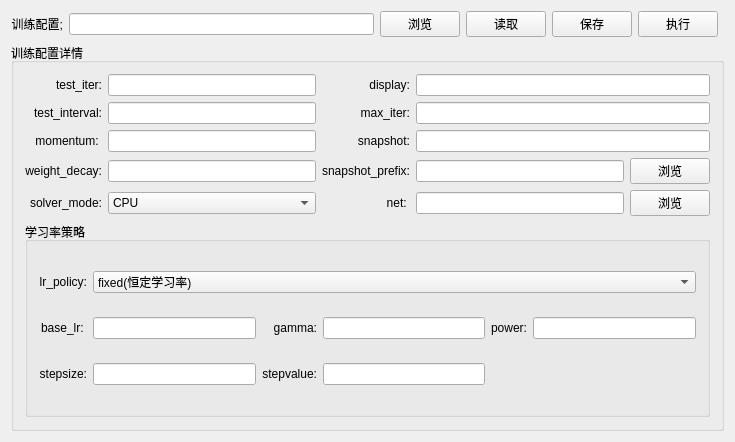
<?xml version="1.0" encoding="UTF-8"?>
<ui version="4.0">
 <class>TrainingSetter</class>
 <widget class="QWidget" name="TrainingSetter">
  <property name="geometry">
   <rect>
    <x>0</x>
    <y>0</y>
    <width>735</width>
    <height>442</height>
   </rect>
  </property>
  <property name="windowTitle">
   <string>训练设置</string>
  </property>
  <layout class="QGridLayout" name="gridLayout">
   <item row="3" column="5">
    <widget class="QPushButton" name="pushButton_Execute">
     <property name="text">
      <string>执行</string>
     </property>
    </widget>
   </item>
   <item row="3" column="4">
    <widget class="QPushButton" name="pushButton_SaveToSolver">
     <property name="text">
      <string>保存</string>
     </property>
    </widget>
   </item>
   <item row="3" column="2">
    <widget class="QPushButton" name="pushButton_SolverBrowser">
     <property name="text">
      <string>浏览</string>
     </property>
    </widget>
   </item>
   <item row="3" column="3">
    <widget class="QPushButton" name="pushButton_ReadFormSolver">
     <property name="text">
      <string>读取</string>
     </property>
    </widget>
   </item>
   <item row="3" column="0">
    <widget class="QLabel" name="label">
     <property name="text">
      <string>训练配置;</string>
     </property>
     <property name="alignment">
      <set>Qt::AlignRight|Qt::AlignTrailing|Qt::AlignVCenter</set>
     </property>
    </widget>
   </item>
   <item row="3" column="1">
    <widget class="QLineEdit" name="lineEdit_solverFilePath"/>
   </item>
   <item row="7" column="0" colspan="7">
    <widget class="QGroupBox" name="groupBox">
     <property name="title">
      <string>训练配置详情</string>
     </property>
     <layout class="QGridLayout" name="gridLayout_2">
      <item row="2" column="0">
       <widget class="QLabel" name="label_6">
        <property name="toolTip">
         <string>上一次的梯度值在本次梯度下降中的权重</string>
        </property>
        <property name="text">
         <string>momentum: </string>
        </property>
        <property name="alignment">
         <set>Qt::AlignRight|Qt::AlignTrailing|Qt::AlignVCenter</set>
        </property>
       </widget>
      </item>
      <item row="2" column="1">
       <widget class="QLineEdit" name="lineEdit_momentum"/>
      </item>
      <item row="2" column="2">
       <widget class="QLabel" name="label_13">
        <property name="toolTip">
         <string>每训练多少次进行一次网络快照</string>
        </property>
        <property name="text">
         <string>snapshot:</string>
        </property>
        <property name="alignment">
         <set>Qt::AlignRight|Qt::AlignTrailing|Qt::AlignVCenter</set>
        </property>
       </widget>
      </item>
      <item row="0" column="2">
       <widget class="QLabel" name="label_11">
        <property name="toolTip">
         <string>每训练多少次在终端显示一次信息</string>
        </property>
        <property name="text">
         <string>display:</string>
        </property>
        <property name="alignment">
         <set>Qt::AlignRight|Qt::AlignTrailing|Qt::AlignVCenter</set>
        </property>
       </widget>
      </item>
      <item row="0" column="0">
       <widget class="QLabel" name="label_3">
        <property name="toolTip">
         <string>测试数据需要多少次迭代能够用完,与batch_size之积是测试样本的总数</string>
        </property>
        <property name="text">
         <string>test_iter:</string>
        </property>
        <property name="alignment">
         <set>Qt::AlignRight|Qt::AlignTrailing|Qt::AlignVCenter</set>
        </property>
       </widget>
      </item>
      <item row="1" column="0">
       <widget class="QLabel" name="label_2">
        <property name="toolTip">
         <string>每训练多少张图片进行一次测试</string>
        </property>
        <property name="statusTip">
         <string/>
        </property>
        <property name="whatsThis">
         <string/>
        </property>
        <property name="text">
         <string>test_interval:</string>
        </property>
        <property name="alignment">
         <set>Qt::AlignRight|Qt::AlignTrailing|Qt::AlignVCenter</set>
        </property>
       </widget>
      </item>
      <item row="0" column="1">
       <widget class="QLineEdit" name="lineEdit_test_iter"/>
      </item>
      <item row="1" column="1">
       <widget class="QLineEdit" name="lineEdit_test_interval"/>
      </item>
      <item row="1" column="2">
       <widget class="QLabel" name="label_12">
        <property name="toolTip">
         <string>最大迭代次数</string>
        </property>
        <property name="text">
         <string>max_iter:</string>
        </property>
        <property name="alignment">
         <set>Qt::AlignRight|Qt::AlignTrailing|Qt::AlignVCenter</set>
        </property>
       </widget>
      </item>
      <item row="3" column="3">
       <widget class="QLineEdit" name="lineEdit_snapshot_prefix"/>
      </item>
      <item row="3" column="1">
       <widget class="QLineEdit" name="lineEdit_weight_decay"/>
      </item>
      <item row="3" column="0">
       <widget class="QLabel" name="label_7">
        <property name="toolTip">
         <string>权重衰减(防止过拟合)</string>
        </property>
        <property name="text">
         <string>weight_decay:</string>
        </property>
        <property name="alignment">
         <set>Qt::AlignRight|Qt::AlignTrailing|Qt::AlignVCenter</set>
        </property>
       </widget>
      </item>
      <item row="4" column="0">
       <widget class="QLabel" name="label_15">
        <property name="toolTip">
         <string>运行模式</string>
        </property>
        <property name="text">
         <string>solver_mode:</string>
        </property>
        <property name="alignment">
         <set>Qt::AlignRight|Qt::AlignTrailing|Qt::AlignVCenter</set>
        </property>
       </widget>
      </item>
      <item row="4" column="3">
       <widget class="QLineEdit" name="lineEdit_net"/>
      </item>
      <item row="4" column="2">
       <widget class="QLabel" name="label_16">
        <property name="toolTip">
         <string>网络结构定义文件位置</string>
        </property>
        <property name="text">
         <string>net: </string>
        </property>
        <property name="alignment">
         <set>Qt::AlignRight|Qt::AlignTrailing|Qt::AlignVCenter</set>
        </property>
       </widget>
      </item>
      <item row="4" column="1">
       <widget class="QComboBox" name="comboBox_solver_mode">
        <item>
         <property name="text">
          <string>CPU</string>
         </property>
        </item>
        <item>
         <property name="text">
          <string>GPU</string>
         </property>
        </item>
       </widget>
      </item>
      <item row="3" column="2">
       <widget class="QLabel" name="label_14">
        <property name="toolTip">
         <string>网络快照的保存位置</string>
        </property>
        <property name="text">
         <string>snapshot_prefix:</string>
        </property>
        <property name="alignment">
         <set>Qt::AlignRight|Qt::AlignTrailing|Qt::AlignVCenter</set>
        </property>
       </widget>
      </item>
      <item row="4" column="4">
       <widget class="QPushButton" name="pushButton_NetBrowser">
        <property name="text">
         <string>浏览</string>
        </property>
       </widget>
      </item>
      <item row="3" column="4">
       <widget class="QPushButton" name="pushButton_SnapBrowser">
        <property name="text">
         <string>浏览</string>
        </property>
       </widget>
      </item>
      <item row="2" column="3" colspan="2">
       <widget class="QLineEdit" name="lineEdit_snapshot"/>
      </item>
      <item row="1" column="3" colspan="2">
       <widget class="QLineEdit" name="lineEdit_max_iter"/>
      </item>
      <item row="0" column="3" colspan="2">
       <widget class="QLineEdit" name="lineEdit_display"/>
      </item>
      <item row="5" column="0" colspan="5">
       <widget class="QGroupBox" name="groupBox_2">
        <property name="title">
         <string>学习率策略</string>
        </property>
        <layout class="QGridLayout" name="gridLayout_3">
         <item row="0" column="0">
          <widget class="QLabel" name="label_8">
           <property name="toolTip">
            <string>学习率衰减策略</string>
           </property>
           <property name="text">
            <string>lr_policy:</string>
           </property>
           <property name="alignment">
            <set>Qt::AlignRight|Qt::AlignTrailing|Qt::AlignVCenter</set>
           </property>
          </widget>
         </item>
         <item row="3" column="1">
          <widget class="QLineEdit" name="lineEdit_stepsize"/>
         </item>
         <item row="0" column="1" colspan="5">
          <widget class="QComboBox" name="comboBox_lr_policy">
           <item>
            <property name="text">
             <string>fixed(恒定学习率)</string>
            </property>
           </item>
           <item>
            <property name="text">
             <string>step(base_lr * gamma ^ (floor(iter / stepsize)))</string>
            </property>
           </item>
           <item>
            <property name="text">
             <string>exp(base_lr * gamma ^ iter)</string>
            </property>
           </item>
           <item>
            <property name="text">
             <string>inv(base_lr * (1 + gamma * iter) ^ (- power))</string>
            </property>
           </item>
           <item>
            <property name="text">
             <string>multistep(根据stepvalue更新的step方法)</string>
            </property>
           </item>
           <item>
            <property name="text">
             <string>poly(base_lr (1 - iter/max_iter) ^ (power))</string>
            </property>
           </item>
           <item>
            <property name="text">
             <string>sigmoid(base_lr ( 1/(1 + exp(-gamma * (iter - stepsize)))))</string>
            </property>
           </item>
          </widget>
         </item>
         <item row="2" column="3">
          <widget class="QLineEdit" name="lineEdit_gamma"/>
         </item>
         <item row="2" column="4">
          <widget class="QLabel" name="label_10">
           <property name="text">
            <string>power:</string>
           </property>
           <property name="alignment">
            <set>Qt::AlignRight|Qt::AlignTrailing|Qt::AlignVCenter</set>
           </property>
          </widget>
         </item>
         <item row="2" column="2">
          <widget class="QLabel" name="label_9">
           <property name="text">
            <string>gamma:</string>
           </property>
           <property name="alignment">
            <set>Qt::AlignRight|Qt::AlignTrailing|Qt::AlignVCenter</set>
           </property>
          </widget>
         </item>
         <item row="2" column="1">
          <widget class="QLineEdit" name="lineEdit_base_lr"/>
         </item>
         <item row="3" column="0">
          <widget class="QLabel" name="label_17">
           <property name="text">
            <string>stepsize:</string>
           </property>
           <property name="alignment">
            <set>Qt::AlignRight|Qt::AlignTrailing|Qt::AlignVCenter</set>
           </property>
          </widget>
         </item>
         <item row="3" column="2">
          <widget class="QLabel" name="label_18">
           <property name="text">
            <string>stepvalue:</string>
           </property>
           <property name="alignment">
            <set>Qt::AlignRight|Qt::AlignTrailing|Qt::AlignVCenter</set>
           </property>
          </widget>
         </item>
         <item row="3" column="3">
          <widget class="QLineEdit" name="lineEdit_stepvalue"/>
         </item>
         <item row="2" column="5">
          <widget class="QLineEdit" name="lineEdit_power"/>
         </item>
         <item row="2" column="0">
          <widget class="QLabel" name="label_5">
           <property name="toolTip">
            <string>基础学习率</string>
           </property>
           <property name="text">
            <string>base_lr: </string>
           </property>
           <property name="alignment">
            <set>Qt::AlignRight|Qt::AlignTrailing|Qt::AlignVCenter</set>
           </property>
          </widget>
         </item>
        </layout>
       </widget>
      </item>
     </layout>
    </widget>
   </item>
  </layout>
 </widget>
 <layoutdefault spacing="6" margin="11"/>
 <resources/>
 <connections>
  <connection>
   <sender>pushButton_SolverBrowser</sender>
   <signal>clicked()</signal>
   <receiver>TrainingSetter</receiver>
   <slot>BrowseSolver()</slot>
   <hints>
    <hint type="sourcelabel">
     <x>476</x>
     <y>24</y>
    </hint>
    <hint type="destinationlabel">
     <x>567</x>
     <y>35</y>
    </hint>
   </hints>
  </connection>
  <connection>
   <sender>pushButton_SnapBrowser</sender>
   <signal>clicked()</signal>
   <receiver>TrainingSetter</receiver>
   <slot>BrowseSnapPath()</slot>
   <hints>
    <hint type="sourcelabel">
     <x>715</x>
     <y>160</y>
    </hint>
    <hint type="destinationlabel">
     <x>729</x>
     <y>179</y>
    </hint>
   </hints>
  </connection>
  <connection>
   <sender>pushButton_NetBrowser</sender>
   <signal>clicked()</signal>
   <receiver>TrainingSetter</receiver>
   <slot>BrowseNet()</slot>
   <hints>
    <hint type="sourcelabel">
     <x>715</x>
     <y>189</y>
    </hint>
    <hint type="destinationlabel">
     <x>729</x>
     <y>218</y>
    </hint>
   </hints>
  </connection>
  <connection>
   <sender>pushButton_ReadFormSolver</sender>
   <signal>clicked()</signal>
   <receiver>TrainingSetter</receiver>
   <slot>ReadSolver()</slot>
   <hints>
    <hint type="sourcelabel">
     <x>530</x>
     <y>17</y>
    </hint>
    <hint type="destinationlabel">
     <x>728</x>
     <y>35</y>
    </hint>
   </hints>
  </connection>
  <connection>
   <sender>comboBox_lr_policy</sender>
   <signal>currentIndexChanged(int)</signal>
   <receiver>TrainingSetter</receiver>
   <slot>policyChange()</slot>
   <hints>
    <hint type="sourcelabel">
     <x>198</x>
     <y>257</y>
    </hint>
    <hint type="destinationlabel">
     <x>363</x>
     <y>35</y>
    </hint>
   </hints>
  </connection>
  <connection>
   <sender>pushButton_Execute</sender>
   <signal>clicked()</signal>
   <receiver>TrainingSetter</receiver>
   <slot>ExecuteTraining()</slot>
   <hints>
    <hint type="sourcelabel">
     <x>698</x>
     <y>20</y>
    </hint>
    <hint type="destinationlabel">
     <x>727</x>
     <y>18</y>
    </hint>
   </hints>
  </connection>
  <connection>
   <sender>pushButton_SaveToSolver</sender>
   <signal>clicked()</signal>
   <receiver>TrainingSetter</receiver>
   <slot>SaveSolver()</slot>
   <hints>
    <hint type="sourcelabel">
     <x>612</x>
     <y>17</y>
    </hint>
    <hint type="destinationlabel">
     <x>728</x>
     <y>273</y>
    </hint>
   </hints>
  </connection>
 </connections>
 <slots>
  <slot>BrowseSolver()</slot>
  <slot>BrowseSnapPath()</slot>
  <slot>BrowseNet()</slot>
  <slot>ReadSolver()</slot>
  <slot>SaveSolver()</slot>
  <slot>ExecuteTraining()</slot>
  <slot>policyChange()</slot>
 </slots>
</ui>
